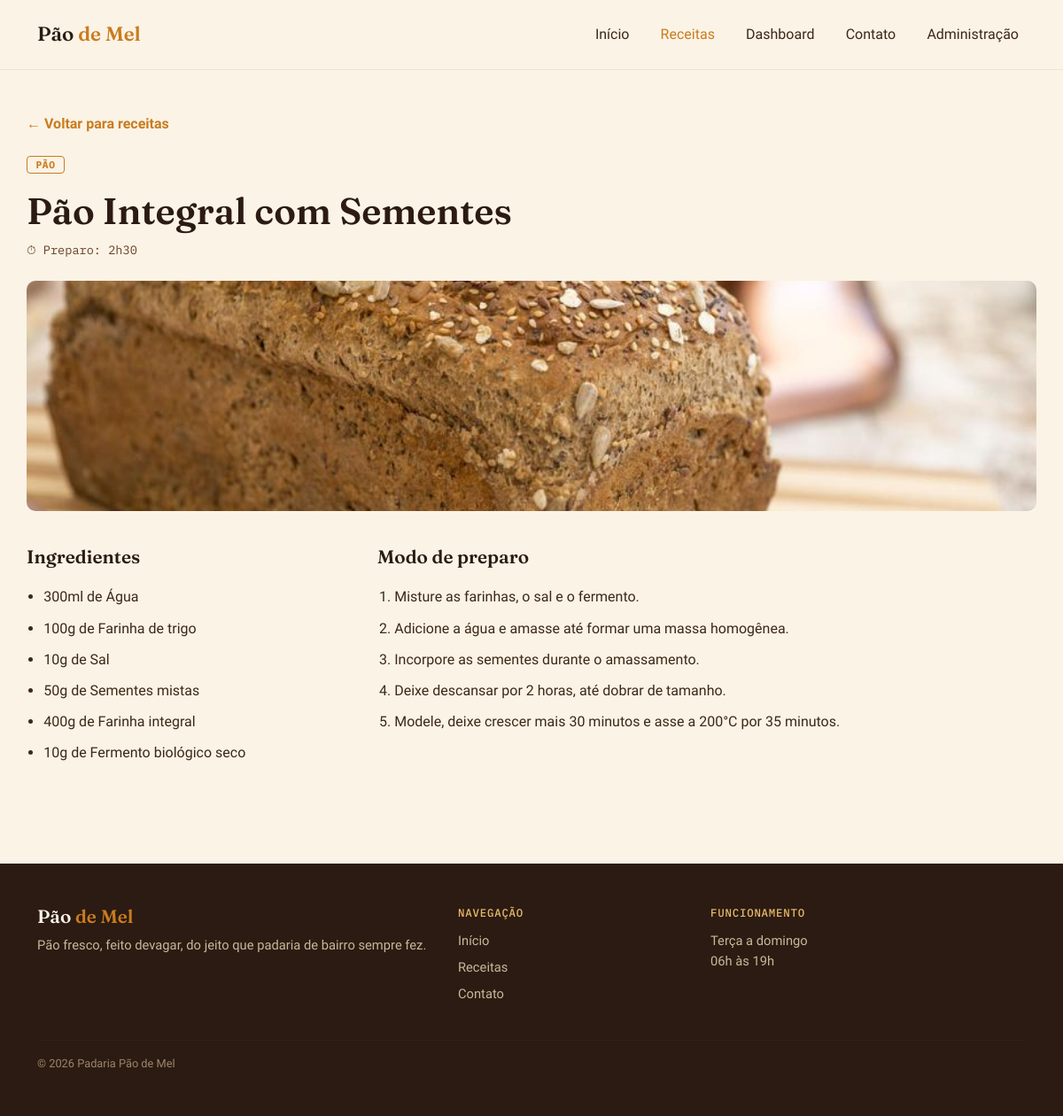
Page /receita-detalhe.php?id=3 on the committed database.
### tables this page shows
CREATE TABLE categorias (
    id   INT AUTO_INCREMENT PRIMARY KEY,
    nome VARCHAR(100) NOT NULL
);

CREATE TABLE receitas (
    id           INT AUTO_INCREMENT PRIMARY KEY,
    nome         VARCHAR(100) NOT NULL,
    modo_preparo TEXT         NOT NULL,
    tempo_preparo INT         NOT NULL,   
    id_categoria INT          NOT NULL,
    FOREIGN KEY (id_categoria) REFERENCES categorias(id)
);

### includes/funcoes.php (called while the page is built, shortened)
<?php
function formatarTempoPreparo(int $minutos): string
{
    $horas = intdiv($minutos, 60);
    $minutosRestantes = $minutos % 60;
    return $horas . 'h' . $minutosRestantes;
}
function receitaValida(array $receita): bool
{
    return true;
}
function filtrarReceitasValidas(array $receitas): array
{
    $receitasValidas = [];
    foreach ($receitas as $receita) {
        if (receitaValida($receita)) {
            $receitasValidas[] = $receita;
        }
    }
    return $receitasValidas;
}
function buscarReceitaPorId(array $receitas, int $id): ?array
{
    foreach ($receitas as $receita) {
        if ($receita['id'] === $id) {
            return $receita;
        }
    }
    return null;
}
function formatarIngrediente(float $quantidade, string $unidade, string $nome): string
{
    $quantidadeTexto = (floor($quantidade) === $quantidade)
        ? (string) (int) $quantidade
        : rtrim(rtrim(number_format($quantidade, 2, ',', ''), '0'), ',');
    return $quantidadeTexto . $unidade . ' de ' . $nome;
}
function modoPreparoParaPassos(string $textoModoPreparo): array
{
    $linhas = explode("\n", $textoModoPreparo);
    $passos = [];
    foreach ($linhas as $linha) {
        $linha = trim($linha);
        if ($linha !== '') {
            $passos[] = $linha;
        }
    }
    return $passos;
}
function caminhoImagemReceita(int $id): string
{
    $caminhoRelativo = 'assets/img/receita-' . $id . '.jpg';
    $caminhoNoServidor = __DIR__ . '/../' . $caminhoRelativo;
    if (file_exists($caminhoNoServidor)) {
        return $caminhoRelativo;
    }
    return '';
}
function thumbClassPorId(int $id): string
{
    $opcoes = ['thumb-1', 'thumb-2', 'thumb-3'];
    $indice = ($id - 1) % count($opcoes);
    return $opcoes[$indice];
}
function buscarReceitasDoBanco(PDO $pdo): array
{
    $receitas = [];
    $sqlReceitas = "SELECT r.id, r.nome, r.modo_preparo, r.tempo_preparo, c.nome AS categoria
                    FROM receitas r
                    INNER JOIN categorias c ON r.id_categoria = c.id
                    ORDER BY r.id";
    $resultadoReceitas = $pdo->query($sqlReceitas);
    while ($linha = $resultadoReceitas->fetch()) {
        $id = (int) $linha['id'];
        $receitas[$id] = [
            'id' => $id,
            'nome' => $linha['nome'],
            'categoria' => $linha['categoria'],
            'tempo_preparo' => (int) $linha['tempo_preparo'],
            'thumb' => thumbClassPorId($id),
            'imagem' => caminhoImagemReceita($id),
            'modo_preparo' => modoPreparoParaPassos($linha['modo_preparo']),
            'ingredientes' => [],
        ];
    }
    $sqlIngredientes = "SELECT ri.id_receita, ri.quantidade, i.nome, i.unidade_medida
                        FROM receita_ingrediente ri
                        INNER JOIN ingredientes i ON ri.id_ingrediente = i.id
                        ORDER BY ri.id_receita";
    $resultadoIngredientes = $pdo->query($sqlIngredientes);
    while ($linha = $resultadoIngredientes->fetch()) {
        $idReceita = (int) $linha['id_receita'];
        if (isset($receitas[$idReceita])) {
            $receitas[$idReceita]['ingredientes'][] = formatarIngrediente(
                (float) $linha['quantidade'],
                $linha['unidade_medida'],
                $linha['nome']
            );
        }
    }
    return array_values($receitas);
}

### includes/dados-receitas.php (called while the page is built, shortened)
<?php
require_once __DIR__ . '/conexao.php';
require_once __DIR__ . '/funcoes.php';
$receitas = buscarReceitasDoBanco($pdo);

### receita-detalhe.php (the view, shortened to what this page needs)
<?php
require 'includes/header.php';
require 'includes/dados-receitas.php';
require_once 'includes/funcoes.php';
$receitas = filtrarReceitasValidas($receitas);
$id = isset($_GET['id']) ? (int) $_GET['id'] : 0;
$receitaEncontrada = buscarReceitaPorId($receitas, $id);
?>
<section class="container receita-detalhe">
  <a href="receitas.php" class="voltar-link">← Voltar para receitas</a>
  <?php
  if ($receitaEncontrada): ?>
    <div class="receita-header">
      <span class="badge badge-categoria"><?php echo $receitaEncontrada['categoria']; ?></span>
      <h1 class="receita-title"><?php echo $receitaEncontrada['nome']; ?></h1>
      <p class="receita-meta">⏱ Preparo: <?php echo formatarTempoPreparo($receitaEncontrada['tempo_preparo']); ?></p>
    </div>
    <div class="card-thumb <?php echo $receitaEncontrada['thumb']; ?> receita-thumb">
      <?php if ($receitaEncontrada['imagem'] !== ''): ?>
        <img src="<?php echo $receitaEncontrada['imagem']; ?>" alt="<?php echo $receitaEncontrada['nome']; ?>">
      <?php endif; ?>
    </div>
    <div class="row g-5 receita-conteudo">
      <div class="col-lg-4">
        <h2 class="section-title-sm">Ingredientes</h2>
        <ul class="lista-ingredientes">
          <?php foreach ($receitaEncontrada['ingredientes'] as $ingrediente): ?>
            <li><?php echo $ingrediente; ?></li>
          <?php endforeach; ?>
        </ul>
      </div>
      <div class="col-lg-8">
        <h2 class="section-title-sm">Modo de preparo</h2>
        <ol class="lista-passos">
          <?php foreach ($receitaEncontrada['modo_preparo'] as $passo): ?>
            <li><?php echo $passo; ?></li>
          <?php endforeach; ?>
        </ol>
      </div>
    </div>
  <?php endif; ?>
</section>
<?php require 'includes/footer.php'; ?>

### assets/css/style.css (style rules this page uses)
:root { --flour: #FAF3E6; --dough: #F0E4CB; --crust: #6B4226; --crust-dark: #2B1B12; --honey: #C97C1E; --honey-light: #E8B96B; --text-main: #3D2817; }
* { box-sizing: border-box; }
body { background: var(--flour); color: var(--text-main); font-family: 'Work Sans', sans-serif; line-height: 1.6; }
h1, h2, h3 { font-family: 'Fraunces', serif; font-weight: 600; color: var(--crust-dark); }
.destaques, .receitas-grid, .receita-detalhe, .contato-grid { padding: 3rem 0; }
.section-title-sm { font-size: 1.3rem; margin-bottom: 1.2rem; }
.card-thumb { height: 160px; position: relative; overflow: hidden; }
.card-thumb img { width: 100%; height: 100%; object-fit: cover; display: block; }
.thumb-3 { background: linear-gradient(135deg, #D9C18A, #B5854A); }
.badge-categoria { display: inline-block; font-family: 'IBM Plex Mono', monospace; font-size: 0.7rem; text-transform: uppercase; letter-spacing: 0.05em; background: var(--flour); border: 1px solid var(--honey); color: var(--honey); padding: 0.2rem 0.6rem; border-radius: 4px; margin-bottom: 0.6rem; }
.voltar-link { display: inline-block; margin-bottom: 1.2rem; color: var(--honey); font-weight: 600; text-decoration: none; }
.receita-title { font-size: clamp(1.8rem, 4vw, 2.6rem); margin: 0.5rem 0; }
.receita-meta { font-family: 'IBM Plex Mono', monospace; font-size: 0.85rem; color: var(--crust); }
.receita-thumb { height: 260px; border-radius: 10px; margin: 1.5rem 0 2.5rem; }
.lista-ingredientes, .lista-passos { padding-left: 1.2rem; }
.lista-ingredientes li, .lista-passos li { margin-bottom: 0.6rem; }

### rows in the picture
categorias: nome "PÃO"
receitas: nome "Pão Integral com Sementes", tempo_preparo "2h30"

### other values in the picture
$ingrediente "300ml de Água"
$ingrediente "100g de Farinha de trigo"
$ingrediente "10g de Sal"
$ingrediente "50g de Sementes mistas"
$ingrediente "400g de Farinha integral"
$ingrediente "10g de Fermento biológico seco"
$passo "Misture as farinhas, o sal e o fermento."
$passo "Adicione a água e amasse até formar uma massa homogênea."
$passo "Incorpore as sementes durante o amassamento."
$passo "Deixe descansar por 2 horas, até dobrar de tamanho."
$passo "Modele, deixe crescer mais 30 minutos e asse a 200°C por 35 minutos."
